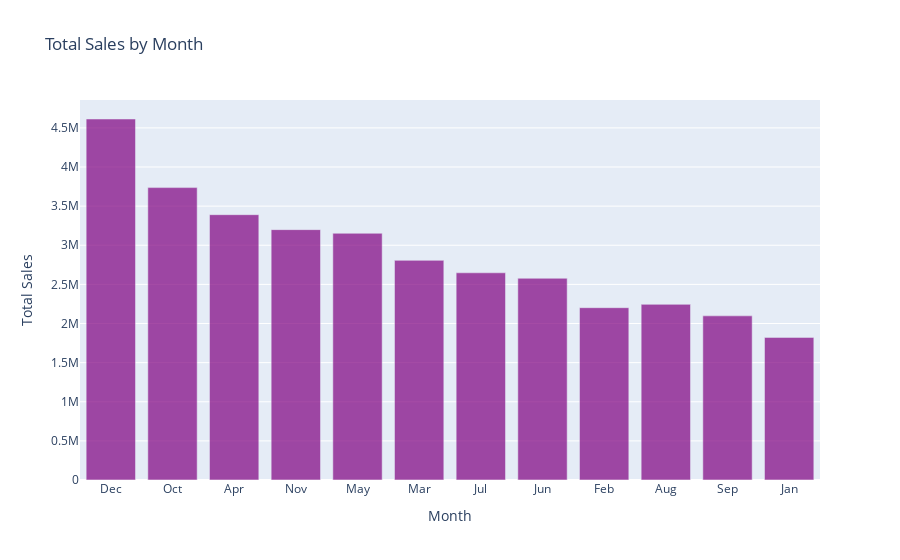

Write notebook code for a chart like this one.
### Markdown cell above
What was the best month for sales? How much was earned?

### Code cell
# Get total sales by month
sales_by_month = all_months_data.groupby('Month')['Sales'].sum()
# all_months_data = all_months_data.groupby('Month').sum()

# Let's plot this	
x = sales_by_month.index
y = sales_by_month.values

fig = go.Figure()

fig.add_trace(go.Bar(
    x=x,
    y=y,
    marker_color='purple',
    opacity=0.7
))

fig.update_layout(
    title='Total Sales by Month',
    xaxis=dict(title='Month'),
    yaxis=dict(title='Total Sales'),
)

fig.show()

# all_months_data

### Figure 1 — Plotly figure (JSON) as saved in the notebook; plotly's stock layout.template omitted (floating-point values rounded to 4 significant figures)
{"data": [{"marker": {"color": "purple"}, "opacity": 0.7, "type": "bar", "x": ["Dec", "Oct", "Apr", "Nov", "May", "Mar", "Jul", "Jun", "Feb", "Aug", "Sep", "Jan"], "y": [4613000.0, 3737000.0, 3391000.0, 3200000.0, 3153000.0, 2807000.0, 2648000.0, 2578000.0, 2202000.0, 2244000.0, 2098000.0, 1822000.0]}], "layout": {"title": {"text": "Total Sales by Month"}, "xaxis": {"title": {"text": "Month"}}, "yaxis": {"title": {"text": "Total Sales"}}}}
